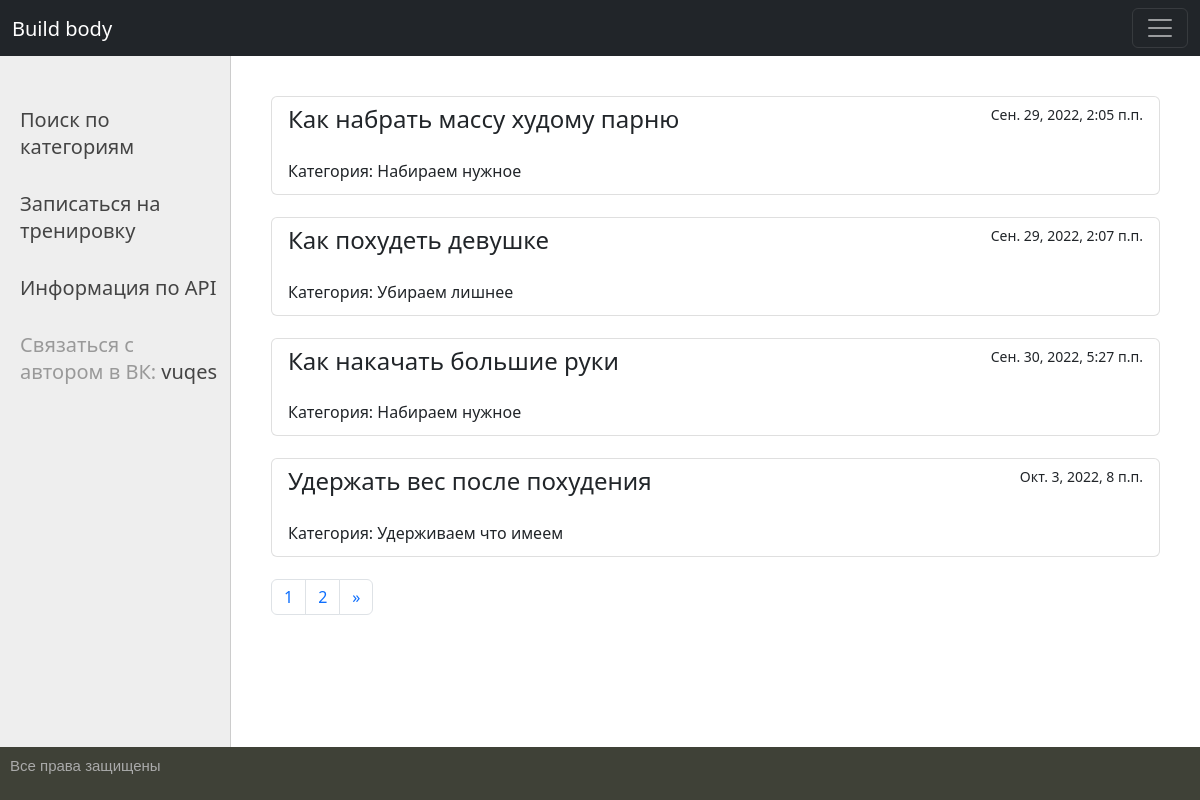
The page / on the database its author committed.
### vuqes/models.py (models this page shows, shortened)
class Point(models.Model):
    title = models.TextField(max_length=255, verbose_name='Заголовок')
    slug = models.SlugField(max_length=255, unique=True, db_index=True, verbose_name='URL')
    description = models.TextField(blank=True, verbose_name='Описание')
    photo = models.ImageField(upload_to="photos/%Y/%m/%d/", verbose_name="Фото")
    pub_date = models.DateTimeField(default=timezone.now, verbose_name='Дата публикации')
    cat = models.ForeignKey('Add', on_delete=models.PROTECT, verbose_name='Категория')
    class Meta:
        verbose_name = 'Статья'
        verbose_name_plural = 'Статьи'
        ordering = ['pub_date', 'title']

class Add(models.Model):
    name = models.TextField(max_length=100, db_index=True, verbose_name='Категория')
    slug = models.SlugField(max_length=255, unique=True, db_index=True, verbose_name='URL')
    def __str__(self):
        return self.name
    class Meta:
        verbose_name = 'Категория'
        verbose_name_plural = 'Категории'
        ordering = ['id']

### vuqes/views.py (the view)
# urls.py: path('', VuqesHome.as_view(), name='home'),
class VuqesHome(DataMixin, ListView):
    model = Point
    context_object_name = 'get'
    template_name = 'vuqes/base.html'
    paginate_by = 4
    def get_context_data(self, *, object_list=None, **kwargs):
        context = super().get_context_data(**kwargs)
        c_def = self.get_user_context(title='Главная страница')
        return context | c_def

### vuqes/utils.py (called while the page is built)
    def get_user_context(self, **kwargs):
        context = kwargs
        cats = Add.objects.all()
        context['cats'] = cats
        return context

### vuqes/templates/vuqes/base.html (shortened to what this page needs)
{% load static %}
<html>
<head>
	<link type="text/css" href="{% static 'vuqes/style.css' %}" rel="stylesheet" />
    <link href="https://cdn.jsdelivr.net/npm/bootstrap@5.2.1/dist/css/bootstrap.min.css" rel="stylesheet">
    <link href="https://bootstrap-4.ru/docs/5.2/assets/css/docs.css" rel="stylesheet">
</head>
<body class="body-style">
<table class="table-page" border=0 cellpadding="0" cellspacing="0">
<tr><td valign=top>
<nav class="navbar navbar-dark bg-dark">
  <div class="container-fluid">
    <a class="navbar-brand" href="/">Build body</a>
    <button class="navbar-toggler" type="button" data-bs-toggle="collapse" data-bs-target="#navbarSupportedContent" aria-controls="navbarSupportedContent" aria-expanded="false" aria-label="Переключатель навигации">
      <span class="navbar-toggler-icon"></span>
    </button>
  </div>
</nav>
<table class="table-content" border=0 cellpadding="0" cellspacing="0">
<tr>
<td valign="top" class="left-chapters">
	<ul id="leftchapters">
		<li><a href="{% url 'cat' %}">Поиск по категориям</a></li>
		<li><a href="{% url 'write' %}">Записаться на тренировку</a></li>
        <li><a href="{% url 'API' %}">Информация по API</a></li>
        <li>Связаться с автором в ВК: <a href="https://vk.com/vuqes/">vuqes</a></li>
	</ul>
</td>
<td valign="top" class="content">
	<div>
{% block content %}
	{% for i in get.all %}
		<div class="list-group">
  			<a href="{% url 'index' i.slug %}" class="list-group-item list-group-item-action">
    		<div class="d-flex w-100 justify-content-between">
      			<h4 class="mb-1">{{ i.title }}</h4>
      			<small>{{ i.pub_date }}</small>
    		</div>
				<br>
    		<p class="mb-1">Категория: {{ i.cat }}</p>
  			</a>
		</div>
		<br>
	{% endfor %}
{% endblock %}
	</div>
<nav aria-label="Page navigation example" align="right">
  <ul class="pagination">
    {% if page_obj.number > 0 %}
		{% for i in page_obj.paginator.page_range %}
        	<li class="page-item"><a class="page-link" href="?page={{ i }}">{{ i }}</a></li>
	  	{% endfor %}
    {% endif %}
    {% if page_obj.has_next %}
        <li class="page-item">
            <a class="page-link" href="?page={{ page_obj.next_page_number }}" aria-label="Next">
            <span aria-hidden="true">&raquo;</span>
            </a>
        </li>
    {% endif %}
  </ul>
</nav>
</td></tr></table>
</td></tr>
<tr><td valign=top>
	<div id="footer" class="footer">
        <p>Все права защищены</p>
	</div>
</td></tr></table>
</body>
</html>

### vuqes/static/vuqes/style.css (style rules this page uses)
html, body { font-family: 'Arial'; margin: 0; padding: 0; height: 100%; width: 100%; color: #444; }
a { color: #0059b2; text-decoration: none; }
.table-page { width: 100%; height: 100%; vertical-align: top; }
.table-page tr { height: 100%; }
.table-content { width: 100%; min-height: 100%; height: 100%; }
.left-chapters { margin: 0; background: #eee; border-right: 1px solid #ccc; min-height: 100%; }
.left-chapters ul { width: 230px; min-height: 100%; margin: 0; padding: 20px 10px 10px 20px; list-style: none; font-size: 20px; }
.left-chapters ul li { margin: 30px 0 0 0; color: #999; }
.left-chapters ul li a { color: #444; text-decoration: none; }
.content { padding: 40px 40px 20px 40px; width: 100%; box-sizing: border-box; }
#footer { box-sizing: border-box; background: #3F4137; padding: 10px; color: #aaa; font-size: 15px; font-family: Verdana, Geneva, Arial, Helvetica; text-align: left; overflow: hidden; }

### rows shown on the page
Point: title "Как набрать массу худому парню", pub_date "Сен. 29, 2022, 2:05 п.п.", cat "Набираем нужное"
Point: title "Как похудеть девушке", pub_date "Сен. 29, 2022, 2:07 п.п.", cat "Убираем лишнее"
Point: title "Как накачать большие руки", pub_date "Сен. 30, 2022, 5:27 п.п.", cat "Набираем нужное"
Point: title "Удержать вес после похудения", pub_date "Окт. 3, 2022, 8 п.п.", cat "Удерживаем что имеем"

### other values the page prints
{{ i }} "1" "2"
